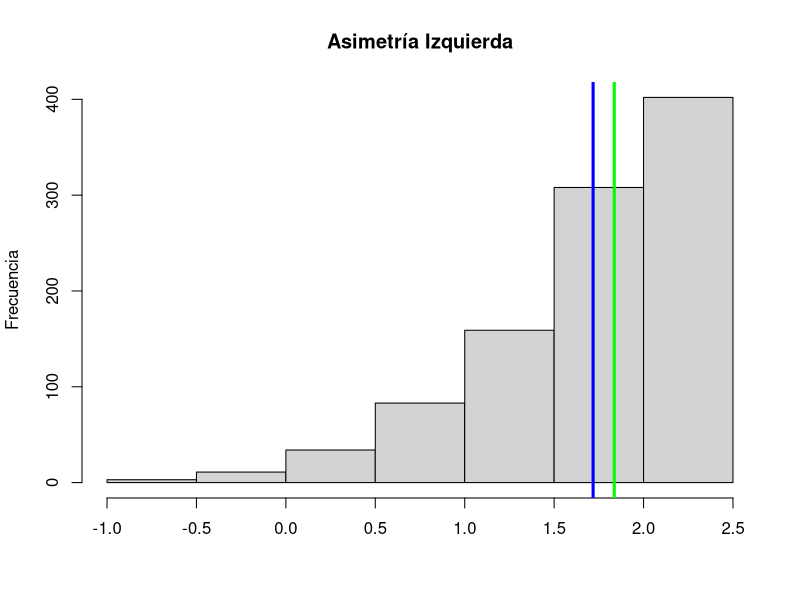

This figure's R source:
set.seed(111)
x <- abs(rnorm(1000))
dat <- 2.5-x
hist(dat, main = "Asimetría Izquierda", xlab = "", ylab = "Frecuencia")
abline(v = c(mean(dat), median(dat)), col = (c("blue", "green")), lwd = 3)
